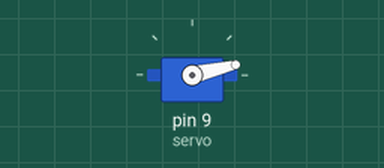
This sketch was run on a simulated Arduino Uno, built with avr-gcc and run on an emulated ATmega328P. On the bench: servo. Random numbers use the default seed unless the sketch sets one.

Above: at 0.15 s.
At 3.7 s:
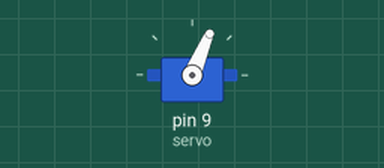
At 19.1 s:
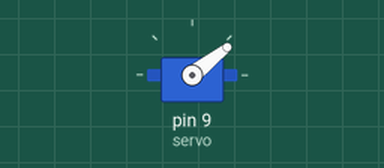
At 35.1 s:
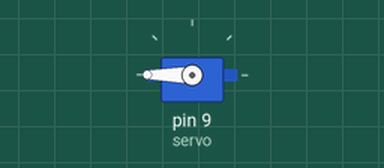
Timing chart, 0 to 40.0 s (numbered marks = the images above):
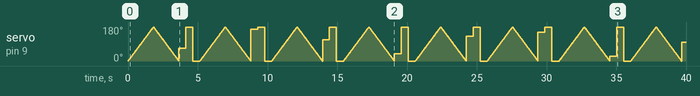

The sketch:

Servo.ino
```cpp
#include <Servo.h>

Servo servo;
int pos = 0;

void setup() {
  servo.attach(9);
}

void loop() {
  circle();
  randomized();
  extreme();
}

void circle(){
  for (pos = 0; pos <= 180; pos += 1) {
    servo.write(pos);
    delay(10);
  }
  for (pos = 180; pos >= 0; pos -= 1) {
    servo.write(pos);
    delay(10);
  }
}

void randomized(){
  pos = random(0,180);
  servo.write(pos);
  delay(500);
}

void extreme(){
  servo.write(180);
  delay(500);
  servo.write(0);
  delay(500);
}
```
